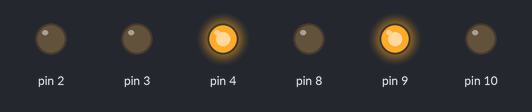
This sketch was run on a simulated Arduino Uno, built with avr-gcc and run on an emulated ATmega328P. Parts: output pins drawn as LEDs (lit = HIGH).

Above: at 2.5 s.
At 5.5 s:
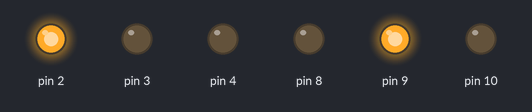
At 8.5 s:
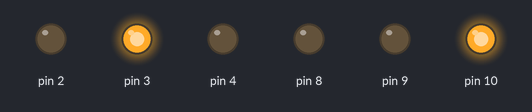
At 11.5 s:
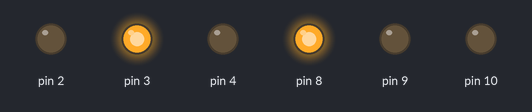
Timing chart, 0 to 15.6 s (numbered marks = the images above):
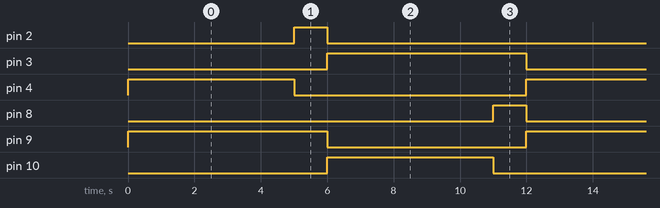

The sketch:

led_07-02.ino
```cpp
// SEMAFORO 1
int ledAmarelo = 8;
int ledVermelho = 9;
int LedVerde = 10;

// SEMAFORO 2
int ledAmarelo1 = 2;
int ledVermelho2 = 3;
int ledVerde3 = 4;

void setup() {

  pinMode(8, OUTPUT);
  pinMode(9, OUTPUT);
  pinMode(10, OUTPUT);
  pinMode(2, OUTPUT);
  pinMode(3, OUTPUT);
  pinMode(4, OUTPUT);
}

void loop() {

  digitalWrite(9, HIGH); //sinal 1
  digitalWrite(4, HIGH); //sinal 2
  delay(5000);
  digitalWrite(9, HIGH); //sinal 2
  digitalWrite(4, LOW); //sinal 2
  digitalWrite(2, HIGH); //sinal 2
  delay(1000);
  digitalWrite(2, LOW);
  digitalWrite(3, HIGH);
  digitalWrite(9, LOW);
  //sdkasdusaduauduisaadsudasuda
  digitalWrite(10, HIGH); //sinal 1
  digitalWrite(3, HIGH); //sinal 2
  delay(5000);
  digitalWrite(3, HIGH); //sinal 2
  digitalWrite(10, LOW); //sinal 2
  digitalWrite(8, HIGH); //sinal 2
  delay(1000);
  digitalWrite(8, LOW);
  digitalWrite(9, HIGH);
  digitalWrite(3, LOW);

                                                         // 8 amarelo --------- 9 vermelho --------- 10 verde


}
```

Measured:
- by itself, pin 2, pin 8: alternates HIGH for 1.0 s and LOW for 11.0 s
- by itself, pin 3, pin 9: alternates HIGH for 6.0 s and LOW for 6.0 s
- by itself, pin 4, pin 10: alternates HIGH for 5.0 s and LOW for 7.0 s
